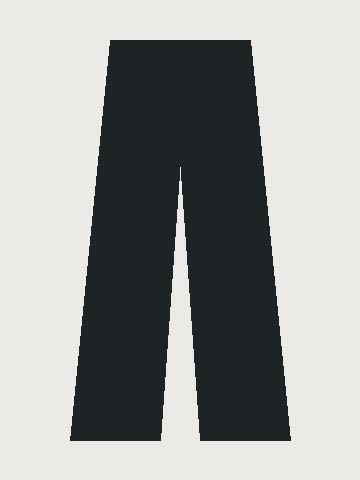
#> input picture docs/data/img/1000.jpg, 360 x 480 px
$ python -i scorer.py   (imports and definitions only)
#> lines starting #> are read from the running program, lines starting #| are printed output that depends on the picture
#> in score_image, img is the input picture: PIL image 360x480 RGB; mean R, G, B 155.3, 156.6, 155.4
import os, pickle, json, io
import numpy as np
from PIL import Image

BASE_DIR      = os.path.dirname(os.path.abspath(__file__))
REFERENCE_DIR = os.path.join(BASE_DIR, 'reference_images')
EMBED_CACHE   = os.path.join(BASE_DIR, 'data', 'ref_embeddings.pkl')
COLOUR_CACHE  = os.path.join(BASE_DIR, 'data', 'colour_target.json')

# [2 lines not run here, left out]

_model         = None
_pos_embs      = None
_neg_embs      = None
_ref_mtime     = 0
_target_colour = None
_clip_lo       = 0.17
_clip_hi       = 0.43

# ── COLOUR ────────────────────────────────────────────────────────────────────

def extract_jeans_pixels(img: Image.Image) -> np.ndarray:
    # tight centre crop: avoids white listing backgrounds, phone status bars,
    # and studio grey seamless paper
    w, h = img.size
#> w = 360; h = 480
    crop = img.crop((int(w*0.20), int(h*0.20), int(w*0.80), int(h*0.80)))
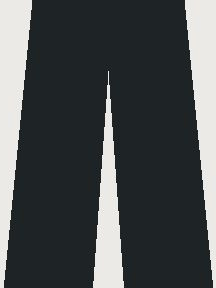
#> crop: PIL image 216x288 RGB; mean R, G, B 74.5, 78.2, 79.7
    arr  = np.array(crop.resize((60, 80), Image.LANCZOS)).astype(float)
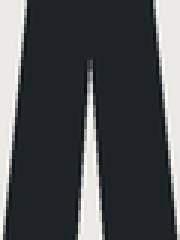
#> arr: shape (80, 60, 3) float64 (shown 3 times larger); mean R, G, B 74.5, 78.2, 79.7
    flat = arr.reshape(-1, 3)

    not_white      = np.all(flat < 210, axis=1)
    not_black      = np.all(flat > 45,  axis=1)   # raised to catch dark phone borders
    not_light_grey = flat.mean(axis=1) < 185
    max_c  = flat.max(axis=1)
#> max_c = 4800 values, max 253 at index 773, min 19 at index 1591, mean 80.69
    min_c  = flat.min(axis=1)
#> min_c = 4800 values, max 248 at index 2310, min 12 at index 1471, mean 73.54
    sat    = (max_c - min_c) / (max_c + 1)
#> sat = 4800 values, max 0.44 at index 3326, min 0 at index 1133, mean 0.164
    not_vivid = sat < 0.45

    mask = not_white & not_black & not_light_grey & not_vivid
    px   = flat[mask]
#> px = 211 rows, first 8: [155, 156, 155], [159, 160, 159], [143, 144, 143], [153, 153, 152], [97, 98, 97], [160, 161, 159], [102, 105, 106], [131, 132, 131]
    return px if len(px) > 40 else flat

def compute_target_colour() -> np.ndarray:
    global _target_colour
    all_px = []
    for fname in os.listdir(REFERENCE_DIR):
        if not fname.lower().endswith(('.png', '.jpg', '.jpeg', '.webp')): continue
        if any(x in fname.lower() for x in ['label', 'tag', 'dislike', 'negative']): continue
        try:
            img = Image.open(os.path.join(REFERENCE_DIR, fname)).convert('RGB')
            all_px.append(extract_jeans_pixels(img))
        except: pass
    if not all_px:
        _target_colour = np.array([108., 112., 118.])
    else:
        _target_colour = np.median(np.vstack(all_px), axis=0)
    rgb = _target_colour
    print(f"  Colour target: RGB({rgb[0]:.0f}, {rgb[1]:.0f}, {rgb[2]:.0f})")
    with open(COLOUR_CACHE, 'w') as f: json.dump(_target_colour.tolist(), f)
    return _target_colour

def load_target_colour() -> np.ndarray:
    global _target_colour
    if _target_colour is not None: return _target_colour
    if os.path.exists(COLOUR_CACHE):
        with open(COLOUR_CACHE) as f: _target_colour = np.array(json.load(f))
    else:
        _target_colour = compute_target_colour()
    return _target_colour

# colours that are definitely not dark/charcoal denim
HARD_REJECTS = {
    'vivid_blue':  (np.array([50,  75, 160]), 38),
    'indigo_blue': (np.array([55,  70, 130]), 35),
    'too_light':   (np.array([195, 195, 195]), 45),
    'warm_brown':  (np.array([155, 105,  65]), 38),
    'pure_black':  (np.array([35,   35,  35]), 22),
    'olive':       (np.array([90,  110,  70]), 32),
    'red_tone':    (np.array([165,  55,  55]), 42),
    'beige':       (np.array([200, 185, 160]), 40),
}

def colour_score(img: Image.Image):
    px       = extract_jeans_pixels(img)
    mean_rgb = px.mean(axis=0)
#> mean_rgb = [107.9, 110.4, 110.4]

    # Euclidean distance in RGB does not know the difference between a hue and a grey level,
    # so a desaturated dark denim lands within 32 of 'olive' and gets thrown away. Only let a
    # chromatic category reject something that actually has some chroma; the two achromatic
    # rules (too_light, pure_black) are about lightness and still apply to anything.
    ACHROMATIC = {'too_light', 'pure_black'}
    chroma = float(mean_rgb.max() - mean_rgb.min())
#> chroma = 2.49
    for reason, (ref, thresh) in HARD_REJECTS.items():
        if reason not in ACHROMATIC and chroma < 18:
            continue
        if np.linalg.norm(mean_rgb - ref) < thresh:
            return 0.0, f"reject:{reason}({mean_rgb[0]:.0f},{mean_rgb[1]:.0f},{mean_rgb[2]:.0f})"

    target    = load_target_colour()
    dist      = np.linalg.norm(mean_rgb - target)
    std       = px.std(axis=0).mean()
    tex_bonus = min(12.0, std / 2.5)   # charcoal denim has visible grain
    score     = max(0.0, (95.0 - dist) / 95.0 * 100.0) + tex_bonus
    return round(min(100.0, score), 1), f"dist:{dist:.1f} tex:{std:.1f} ({mean_rgb[0]:.0f},{mean_rgb[1]:.0f},{mean_rgb[2]:.0f})"

# ── CLIP ──────────────────────────────────────────────────────────────────────

# [88 lines left out: functions get_model, refs_changed, load_embeddings, clip_score, not called in this run]

# ── SCORING ───────────────────────────────────────────────────────────────────

def score_pil(img: Image.Image, clip_w=0.6, col_w=0.4) -> dict:
    c_sc, c_r = colour_score(img)
    if c_sc == 0.0 and 'reject' in c_r:
        return {'clip': 0, 'colour': 0, 'final': 0, 'breakdown': c_r, 'best_url': ''}
    cl_sc, cl_r = clip_score(img)
    if cl_sc is None:
        return {'clip': 0, 'colour': c_sc, 'final': c_sc, 'breakdown': f'colour_only|{c_r}', 'best_url': ''}
    final = round(min(100.0, clip_w * cl_sc + col_w * c_sc), 1)
    return {'clip': cl_sc, 'colour': c_sc, 'final': final, 'breakdown': f"{cl_r}|{c_r}", 'best_url': ''}

def score_image(img_or_path, clip_w=0.6, col_w=0.4) -> dict:
    if isinstance(img_or_path, str):
        try: img = Image.open(img_or_path).convert('RGB')
        except: return {'clip': 0, 'colour': 0, 'final': 0, 'breakdown': 'load_error', 'best_url': ''}
    else:
        img = img_or_path.convert('RGB')
    return score_pil(img, clip_w, col_w)

# [17 lines left out: function score_multi_photo, not called in this run]

def crop_jeans_region(img: Image.Image) -> Image.Image:
    w, h = img.size
    return img.crop((int(w*0.1), int(h*0.15), int(w*0.9), int(h*0.87)))

# [67 lines left out: functions add_reference_image, rescore_all, list_references, not called in this run]

# [4 lines not run here, left out]

#> (the run stopped early here; a loop or call above may not have finished)
